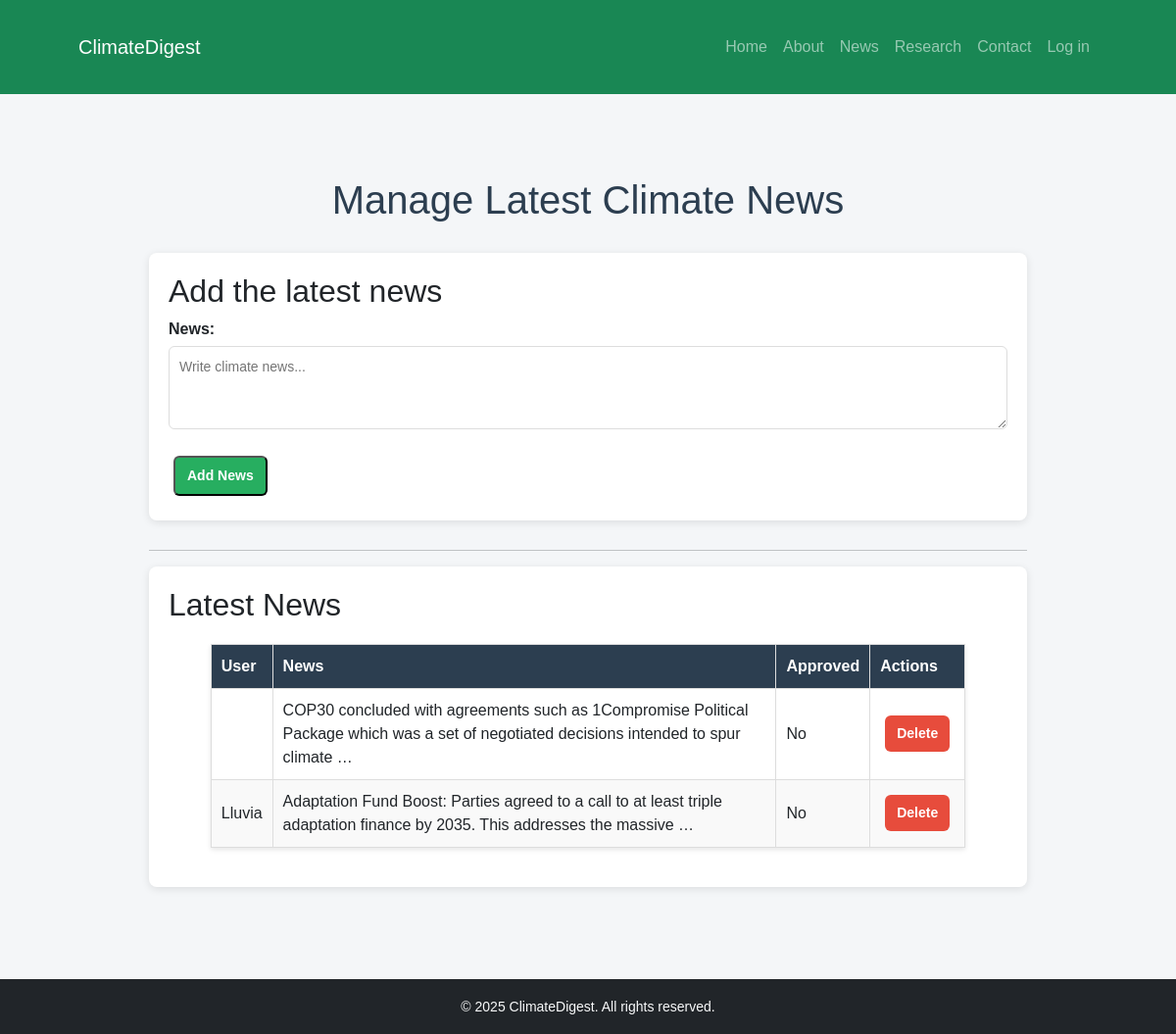
The page /manage_news/ (signed in) on the database its author committed.
### climateapp/models.py (models this page shows, shortened)
class ClimateNews(models.Model):
    user = models.ForeignKey(User, on_delete=models.CASCADE, null=True, blank=True)
    text = models.TextField()
    approved = models.BooleanField(default=False)
    created_at = models.DateTimeField(auto_now_add=True)

### climateapp/views.py (the view, shortened to what this page needs)
# urls.py: path('manage_news/', views.manage_news, name='manage_news'),
@login_required
def manage_news(request):
    news = ClimateNews.objects.all()
    return render(request, "manage_news.html", {"news": news})

### climateapp/templates/manage_news.html (shortened to what this page needs)
{% extends "base.html" %}
{% load static %}
{% block extra_css %}
<link rel="stylesheet" href="{% static 'css/manage_stories.css' %}">
{% endblock extra_css %}
{% block content %}
<div class="container">
    <h1 class="page-title"> Manage Latest Climate News</h1>
    <div class="form-card">
        <h2>Add the latest news</h2>
        <form method="post" class="crud-form">
            <div class="form-group">
                <label for="text">News:</label>
                <textarea id="text" name="text" rows="3" placeholder="Write climate news..." required></textarea>
            </div>
            <button type="submit" class="btn-primary"> Add News</button>
        </form>
    </div>
    <hr>
    <div class="table-card">
        <h2>Latest News</h2>
        <table class="crud-table">
            <thead>
                <tr>
                    <th>User</th>
                    <th>News</th>
                    <th>Approved</th>
                    <th>Actions</th>
                </tr>
            </thead>
            <tbody>
                {% for news in news %}
                <tr>
                    <td>{{ news.user.username }}</td>
                    <td>{{ news.text|truncatewords:20 }}</td>
                    <td>
                        {% if news.approved %}
                             Yes
                        {% else %}
                             No
                        {% endif %}
                    </td>
                    <td>
                        <a href="{% url 'delete_news' news.id %}" class="btn-danger"
                           onclick="return confirm('Are you sure you want to delete this news?');"> Delete</a>
                    </td>
                </tr>
                {% empty %}
                <tr><td colspan="4" class="empty-msg">No news yet. Add one above!</td></tr>
                {% endfor %}
            </tbody>
        </table>
    </div>
</div>
{% endblock content %}

### climateapp/static/css/stories.css (style rules this page uses)
body { background-color: #f7f9fc; }

### climateapp/static/css/manage_stories.css (style rules this page uses)
.container { width: 90%; margin: 0 auto; padding: 20px; }
.page-title { text-align: center; color: #2c3e50; margin-bottom: 30px; }
.form-card, .table-card { background: #ffffff; padding: 20px; margin-bottom: 30px; border-radius: 8px; box-shadow: 0 2px 8px rgba(0,0,0,0.1); }
.form-group { margin-bottom: 15px; }
label { font-weight: bold; display: block; margin-bottom: 5px; }
input, textarea { width: 100%; padding: 10px; border: 1px solid #ddd; border-radius: 6px; font-size: 14px; }
.btn-primary, .btn-secondary, .btn-danger { display: inline-block; padding: 8px 12px; margin: 5px; border-radius: 6px; text-decoration: none; font-size: 14px; font-weight: bold; transition: background 0.3s ease; }
.btn-primary { background: #27ae60; color: #fff; }
.btn-danger { background: #e74c3c; color: #fff; }
.crud-table { width: 100%; border-collapse: collapse; margin-top: 15px; }
.crud-table th, .crud-table td { border: 1px solid #ddd; padding: 12px; text-align: left; }
.crud-table th { background: #2c3e50; color: #fff; }
.crud-table tr:nth-child(even) { background: #f9f9f9; }

### climateapp/static/css/manage_dashboard.css (style rules this page uses)
body { font-family: Arial, sans-serif; background: #f4f6f8; margin: 0; padding: 0; }
h1 { text-align: center; margin: 20px 0; color: #2c3e50; }
.crud-table { width: 90%; margin: 20px auto; border-collapse: collapse; background: #fff; box-shadow: 0 2px 5px rgba(0,0,0,0.1); }
.crud-table th, .crud-table td { border: 1px solid #ddd; padding: 10px; text-align: left; }
.crud-table th { background: #2c3e50; color: #fff; }
.crud-table tr:nth-child(even) { background: #f9f9f9; }
a { color: #2980b9; text-decoration: none; }

### rows shown on the page
ClimateNews: text "COP30 concluded with agreements such as 1Compromise Political Package which was a set of negotiated decisions intended to spur climate …", approved "No"
ClimateNews: user.username "Lluvia", text "Adaptation Fund Boost: Parties agreed to a call to at least triple adaptation finance by 2035. This addresses the massive …", approved "No"
